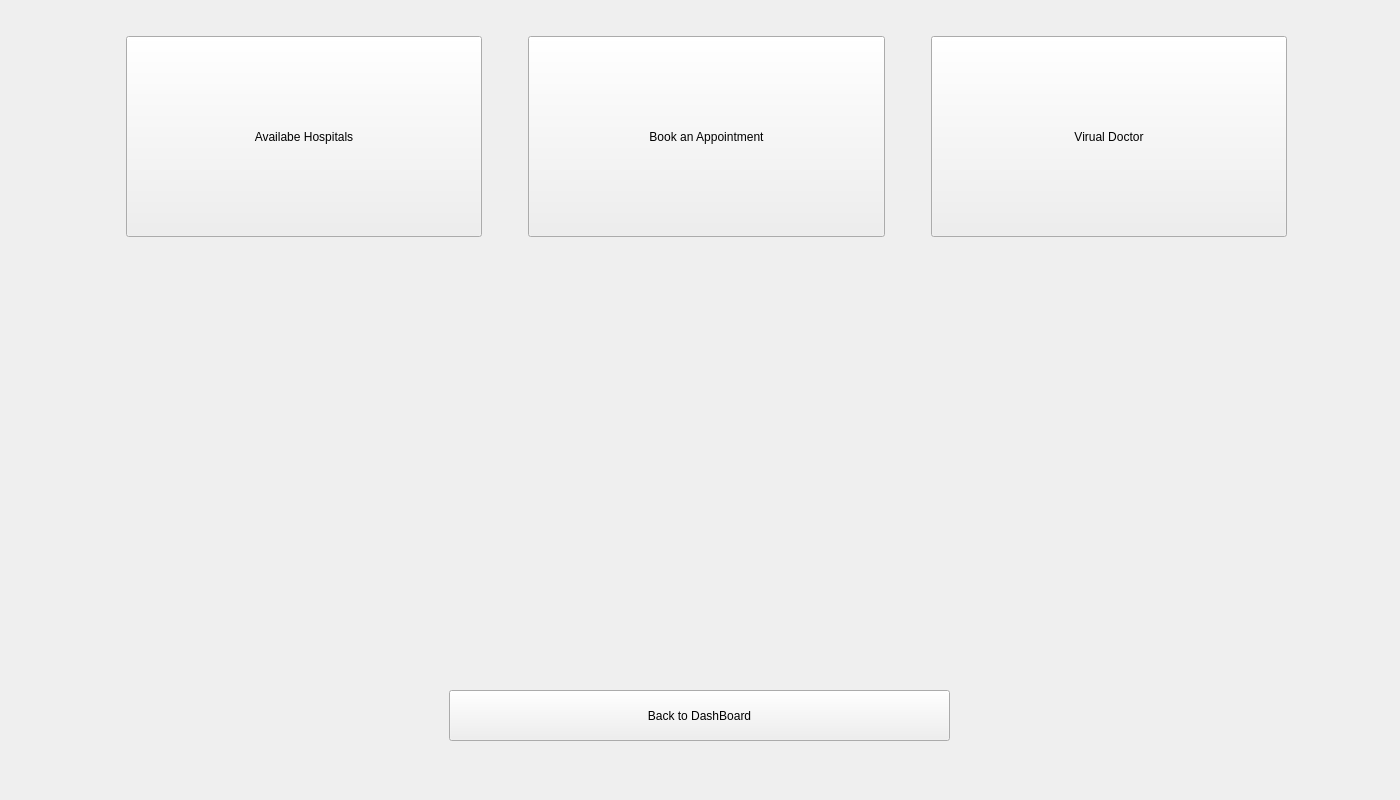
<?xml version="1.0" encoding="UTF-8"?>
<ui version="4.0">
 <class>Hosdash</class>
 <widget class="QWidget" name="Hosdash">
  <property name="geometry">
   <rect>
    <x>0</x>
    <y>0</y>
    <width>1400</width>
    <height>800</height>
   </rect>
  </property>
  <property name="windowTitle">
   <string>Form</string>
  </property>
  <widget class="QWidget" name="gridLayoutWidget">
   <property name="geometry">
    <rect>
     <x>126</x>
     <y>36</y>
     <width>1161</width>
     <height>201</height>
    </rect>
   </property>
   <layout class="QGridLayout" name="gridLayout">
    <item row="0" column="2">
     <widget class="QPushButton" name="pushButton_2">
      <property name="sizePolicy">
       <sizepolicy hsizetype="Minimum" vsizetype="Preferred">
        <horstretch>0</horstretch>
        <verstretch>0</verstretch>
       </sizepolicy>
      </property>
      <property name="text">
       <string>Book an Appointment</string>
      </property>
     </widget>
    </item>
    <item row="0" column="0">
     <widget class="QPushButton" name="pushButton">
      <property name="sizePolicy">
       <sizepolicy hsizetype="Minimum" vsizetype="Preferred">
        <horstretch>0</horstretch>
        <verstretch>0</verstretch>
       </sizepolicy>
      </property>
      <property name="text">
       <string>Availabe Hospitals</string>
      </property>
     </widget>
    </item>
    <item row="0" column="4">
     <widget class="QPushButton" name="pushButton_3">
      <property name="sizePolicy">
       <sizepolicy hsizetype="Minimum" vsizetype="Preferred">
        <horstretch>0</horstretch>
        <verstretch>0</verstretch>
       </sizepolicy>
      </property>
      <property name="text">
       <string>Virual Doctor</string>
      </property>
     </widget>
    </item>
    <item row="0" column="1">
     <spacer name="horizontalSpacer">
      <property name="orientation">
       <enum>Qt::Horizontal</enum>
      </property>
      <property name="sizeType">
       <enum>QSizePolicy::Minimum</enum>
      </property>
      <property name="sizeHint" stdset="0">
       <size>
        <width>40</width>
        <height>20</height>
       </size>
      </property>
     </spacer>
    </item>
    <item row="0" column="3">
     <spacer name="horizontalSpacer_2">
      <property name="orientation">
       <enum>Qt::Horizontal</enum>
      </property>
      <property name="sizeType">
       <enum>QSizePolicy::Minimum</enum>
      </property>
      <property name="sizeHint" stdset="0">
       <size>
        <width>40</width>
        <height>20</height>
       </size>
      </property>
     </spacer>
    </item>
   </layout>
  </widget>
  <widget class="QWidget" name="verticalLayoutWidget">
   <property name="geometry">
    <rect>
     <x>449</x>
     <y>690</y>
     <width>501</width>
     <height>51</height>
    </rect>
   </property>
   <layout class="QVBoxLayout" name="verticalLayout">
    <item>
     <widget class="QPushButton" name="pushButton_4">
      <property name="sizePolicy">
       <sizepolicy hsizetype="Minimum" vsizetype="Preferred">
        <horstretch>0</horstretch>
        <verstretch>0</verstretch>
       </sizepolicy>
      </property>
      <property name="text">
       <string>Back to DashBoard</string>
      </property>
     </widget>
    </item>
   </layout>
  </widget>
 </widget>
 <resources/>
 <connections/>
</ui>
